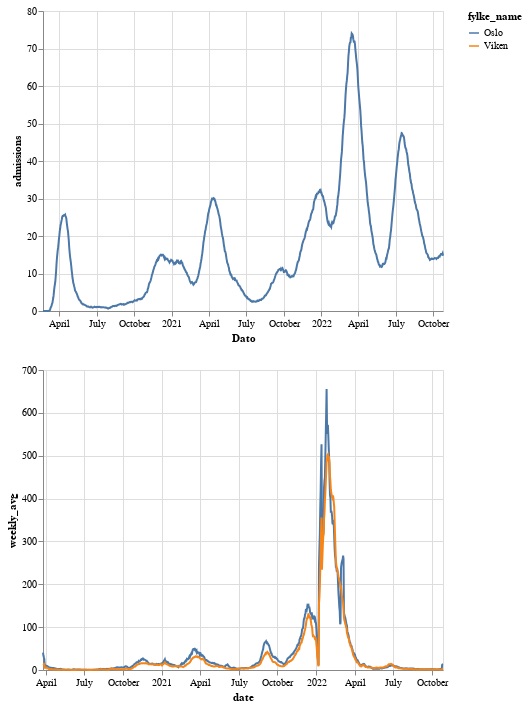

Write notebook code for a chart like this one.
### Code cell
monthly_hospital = (
    alt.Chart(admissions)
    .mark_line()
    .transform_window(
        frame=[-30, 0],
        admissions="mean(Nye sykehusinnlegelser)",
    )
    .encode(
        x="Dato",
        y="admissions:Q",
    )
)

alt.vconcat(monthly_hospital, weekly)

### Figure 1 — Vega-Lite specification as saved in the notebook (floating-point values rounded to 4 significant figures; data arrays with more than 128 entries replaced by an {"elided": "..."} marker saying what was removed)
{"config": {"view": {"continuousWidth": 400, "continuousHeight": 300}}, "vconcat": [{"data": {"name": "data-c71ca1b34e7e8ef0823a8d6088d0810b"}, "mark": "line", "encoding": {"x": {"field": "Dato", "type": "temporal"}, "y": {"field": "admissions", "type": "quantitative"}}, "transform": [{"window": [{"op": "mean", "field": "Nye sykehusinnlegelser", "as": "admissions"}], "frame": [-30, 0]}]}, {"data": {"name": "data-27ca073ed99a955db2156148d1803c8c"}, "mark": "line", "encoding": {"color": {"field": "fylke_name", "type": "nominal"}, "tooltip": [{"field": "fylke_name", "type": "nominal"}, {"field": "population", "type": "quantitative"}, {"field": "per100k", "type": "quantitative"}, {"field": "cases", "type": "quantitative"}, {"field": "date", "type": "temporal"}], "x": {"field": "date", "type": "temporal"}, "y": {"field": "weekly_avg", "type": "quantitative"}}, "transform": [{"window": [{"op": "mean", "field": "per100k", "as": "weekly_avg"}], "frame": [-3, 3]}]}], "$schema": "https://vega.github.io/schema/vega-lite/v4.17.0.json", "datasets": {"data-c71ca1b34e7e8ef0823a8d6088d0810b": {"elided": "978 records"}, "data-27ca073ed99a955db2156148d1803c8c": {"elided": "1888 records"}}}
